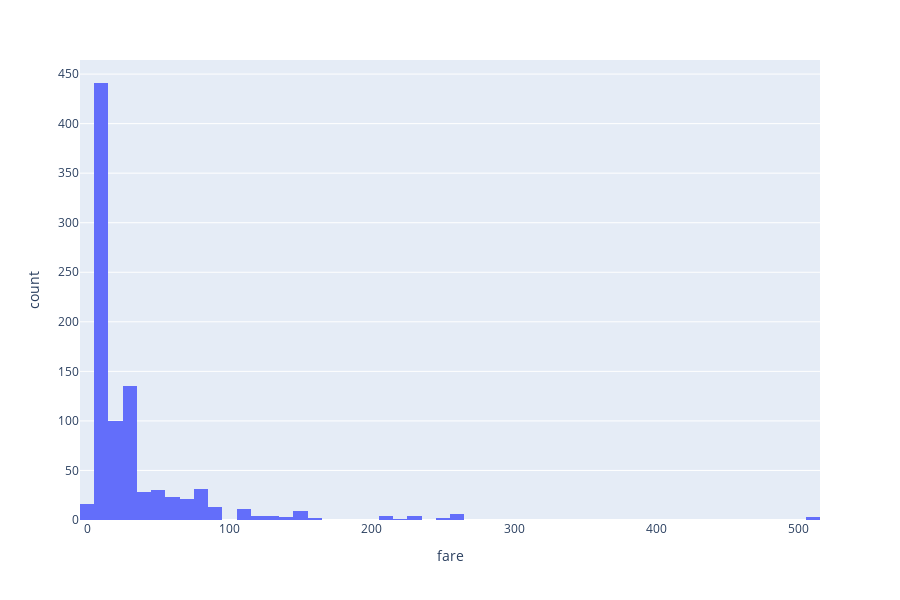

Notebook code cell kept with this figure:
### Markdown cell above
### More plotting

### Code cell
import plotly.express as px
px.histogram(titanic,"fare")

### Figure 1 — Plotly figure (JSON) as saved in the notebook; plotly's stock layout.template omitted (floating-point values rounded to 4 significant figures; data arrays with more than 128 entries replaced by an {"elided": "..."} marker saying what was removed)
{"data": [{"alignmentgroup": "True", "bingroup": "x", "hoverlabel": {"namelength": 0}, "hovertemplate": "fare=%{x}<br>count=%{y}", "legendgroup": "", "marker": {"color": "#636efa"}, "name": "", "offsetgroup": "", "orientation": "v", "showlegend": false, "type": "histogram", "x": {"elided": "891 float values"}, "xaxis": "x", "yaxis": "y"}], "layout": {"barmode": "relative", "height": 600, "legend": {"tracegroupgap": 0}, "margin": {"t": 60}, "xaxis": {"anchor": "y", "domain": [0, 1], "title": {"text": "fare"}}, "yaxis": {"anchor": "x", "domain": [0, 1], "title": {"text": "count"}}}}
